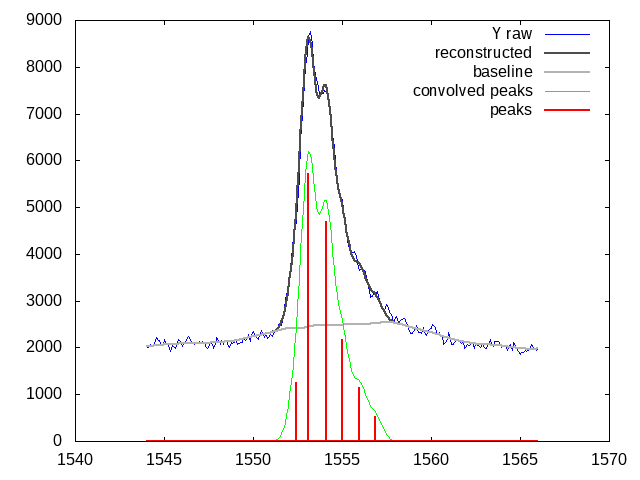

The script that saved this image:
set datafile separator ','
plot "Data/MALDI_ToF_Low_A.csv.out" u 1 : 2 w l t "Y raw" lc "blue"
replot "Data/MALDI_ToF_Low_A.csv.out" u 1 : 6 w l t "reconstructed" lw 2 lc "grey30"
replot "Data/MALDI_ToF_Low_A.csv.out" u 1 : 4 w l t "baseline" lw 2 lc "grey70"
replot "Data/MALDI_ToF_Low_A.csv.out" u 1 : 5 w l t "convolved peaks" lc "green"
replot "Data/MALDI_ToF_Low_A.csv.out" u 1 : 3 w i t "peaks" lw 2 lc "red"
set terminal eps
set output "Data/MALDI_ToF_Low_A.csv.out.eps"
replot
set terminal png
set output "Data/MALDI_ToF_Low_A.csv.out.png"
replot
set terminal qt
set output
